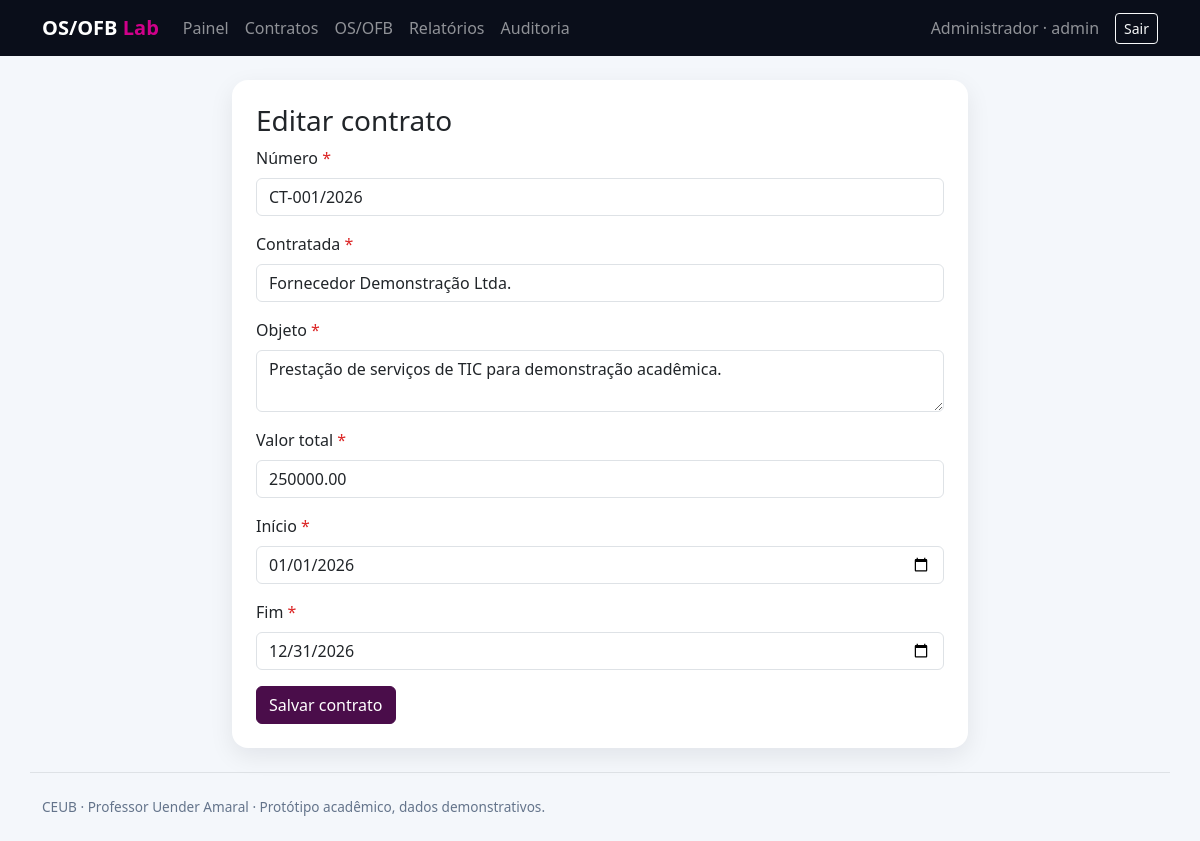
The app's page /contracts/1/edit (signed in) with its own data.
### models.py (models this page shows, shortened)
class User(UserMixin, db.Model):
    id=db.Column(db.Integer, primary_key=True); name=db.Column(db.String(120), nullable=False)
    username=db.Column(db.String(80), unique=True, nullable=False, index=True)
    email=db.Column(db.String(120), unique=True, nullable=False)
    password_hash=db.Column(db.String(255), nullable=False); role=db.Column(db.String(40), nullable=False)
    active=db.Column(db.Boolean, default=True, nullable=False); created_at=db.Column(db.DateTime(timezone=True), default=now)
    @property
    def is_active(self): return self.active

class Contract(db.Model):
    id=db.Column(db.Integer,primary_key=True); number=db.Column(db.String(50),unique=True,nullable=False)
    supplier=db.Column(db.String(160),nullable=False); object=db.Column(db.Text,nullable=False)
    total_value=db.Column(db.Numeric(14,2),nullable=False,default=0); start_date=db.Column(db.Date,nullable=False); end_date=db.Column(db.Date,nullable=False)
    created_at=db.Column(db.DateTime(timezone=True),default=now)

### app.py (the view)
@app.route('/contracts/<int:id>/edit',methods=['GET','POST'])
@login_required
@roles('admin','gestor_contrato')
def contract_edit(id):
 x=db.get_or_404(Contract,id); f=ContractForm(obj=x)
 if f.validate_on_submit():
  f.populate_obj(x); audit('UPDATE','Contract',x.id,x.number); db.session.commit(); flash('Contrato atualizado.','success'); return redirect(url_for('contracts'))
 return render_template('form.html',form=f,title='Editar contrato')

### forms.py
class ContractForm(FlaskForm):
    number=StringField('Número',validators=[DataRequired(),Length(max=50)]); supplier=StringField('Contratada',validators=[DataRequired(),Length(max=160)])
    object=TextAreaField('Objeto',validators=[DataRequired(),Length(max=4000)]); total_value=DecimalField('Valor total',validators=[DataRequired(),NumberRange(min=0)],places=2)
    start_date=DateField('Início',validators=[DataRequired()]); end_date=DateField('Fim',validators=[DataRequired()]); submit=SubmitField('Salvar contrato')

### app.py (called while the page is built)
@login.user_loader
def load_user(i): return db.session.get(User,int(i))

def roles(*allowed):
 def deco(fn):
  @wraps(fn)
  def wrap(*a,**k):
   if current_user.role not in allowed: abort(403)
   return fn(*a,**k)
  return wrap
 return deco

@app.after_request
def headers(r):
 r.headers['X-Content-Type-Options']='nosniff'; r.headers['X-Frame-Options']='DENY'; r.headers['Referrer-Policy']='strict-origin-when-cross-origin'
 r.headers['Content-Security-Policy']="default-src 'self'; style-src 'self' 'unsafe-inline' https://cdn.jsdelivr.net; script-src 'self' https://cdn.jsdelivr.net; font-src https://cdn.jsdelivr.net; img-src 'self' data:"
 return r

### templates/form.html
{% extends 'base.html' %}{% block content %}<div class="row justify-content-center"><div class="col-lg-8"><div class="card p-4"><h1 class="h3">{{title}}</h1><form method="post" novalidate>{{form.hidden_tag()}}{% for field in form if field.name not in ['csrf_token','submit'] %}<div class="mb-3">{{field.label(class='form-label required')}}{{field(class='form-control')}}{% for e in field.errors %}<div class="text-danger small">{{e}}</div>{% endfor %}</div>{% endfor %}{{form.submit(class='btn btn-primary')}}</form></div></div></div>{% endblock %}

### templates/base.html (shortened to what this page needs)
<!doctype html><html lang="pt-BR"><head><link href="https://cdn.jsdelivr.net/npm/bootstrap@5.3.3/dist/css/bootstrap.min.css" rel="stylesheet"><link rel="stylesheet" href="{{ url_for('static',filename='style.css') }}"></head><body>{% if current_user.is_authenticated %}<nav class="navbar navbar-expand-lg navbar-dark"><div class="container"><a class="navbar-brand fw-bold" href="{{url_for('dashboard')}}">OS/OFB <span class="brand-accent">Lab</span></a><div id="nav" class="collapse navbar-collapse"><div class="navbar-nav me-auto"><a class="nav-link" href="{{url_for('dashboard')}}">Painel</a><a class="nav-link" href="{{url_for('contracts')}}">Contratos</a><a class="nav-link" href="{{url_for('orders')}}">OS/OFB</a><a class="nav-link" href="{{url_for('reports')}}">Relatórios</a>{% if current_user.role in ['admin','gestor_contrato'] %}<a class="nav-link" href="{{url_for('audit_view')}}">Auditoria</a>{% endif %}</div><span class="navbar-text me-3">{{current_user.name}} · {{current_user.role}}</span><form method="post" action="{{url_for('logout')}}"><button class="btn btn-outline-light btn-sm">Sair</button></form></div></div></nav>{% endif %}<main id="conteudo" class="container py-4">{% block content %}{% endblock %}</main><footer class="container py-4 footer border-top">CEUB · Professor Uender Amaral · Protótipo acadêmico, dados demonstrativos.</footer></body></html>

### static/style.css (style rules this page uses)
body { background:#f4f7fb;color:#152238 }
.navbar { background:#0a0e1a!important }
.brand-accent { color:#D0008A }
.card { border:0;border-radius:16px;box-shadow:0 8px 24px rgba(10,14,26,.08) }
.footer { color:#64748b;font-size:.85rem }
.btn-primary { background:#4A0D4A;border-color:#4A0D4A }
.required:after { content:' *';color:#dc2626 }

### records on screen
User: name "Administrador", role "admin"
Contract: number "CT-001/2026" "Fornecedor Demonstração Ltda." "Prestação de serviços de TIC para demonstração acadêmica." "250000.00" "01/01/2026" "12/31/2026"

### other values on screen
{{ title }} "Editar contrato"
{{ field.label(class='form-label required') }} "Número" "Contratada" "Objeto" "Valor total" "Início" "Fim"
